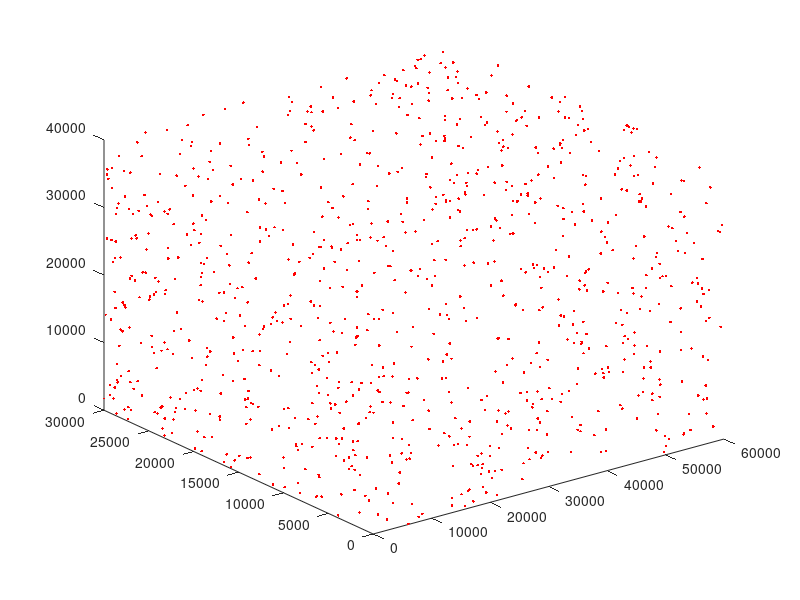

Write MATLAB code to recreate this figure.
% v = Cube.Polyhedron.Vertices;
% f = Cube.Polyhedron.Facets;
% s = sign(v);
% t = s*100e3;
% q = s*10e3;
% v2 = v+q; 
% v3 = v+t;
% G = 6.67408e-11;
% [Cube] = Get_Cube(60e3,30e3,40e3,G);
% x = randi([-80e3 80e3],1,1000);
% y = randi([-50e3 50e3],1,1000);
% z = randi([-60e3 60e3],1,1000);
% r = [x;y;z];
% 
% % figure() 
% % hold on
% % axis equal
% % set(gca, 'Box','off', 'Projection','perspective','color','black', 'XColor', 'w', 'YColor', 'w', 'ZColor', 'w')
% %     set(gcf,'color','black');
% %     axis off
% %  axis equal   
% % for t = 1:1:50
% %     y = -rad2deg(Cube.w_AI(3)*t*60);
% % %     x.new(:,t) = cross_quat(Frames.quat.Q_AI(1:4,t),cross_quat(x.start,conj_quat(Frames.quat.Q_AI(1:4,t))));
% % %     c(:,:,t) = [zeros(length(Cube.Polyhedron.Facets),1) Sun.gradient(:,t) Sun.gradient(:,t)];
% %     
% %     patch('Vertices',v,'Faces',f,'FaceVertexCData',[0 1 1],'FaceColor','flat');
% %     patch('Vertices',v2,'Faces',f,'FaceColor',[1 1 1],'FaceAlpha',0.5,'EdgeColor','none');
% %     patch('Vertices',v3,'Faces',f,'FaceColor',[0 1 0],'FaceAlpha',0.1,'EdgeColor','none');
% % plot3(U_sph(:,2)+60e3+20e3,U_sph(:,3)+30e3+20e3,U_sph(:,4)+40e3+20e3,'.');
% %     for i=1:500
% %     comet3(x_A(1,1:50,i),x_A(2,1:50,i),x_A(3,1:50,i))
% %     end
% % scatter3(x,y,z)
% % 
% % hold off
% 
% for i =1:1000
% 
% [g_A(:,i), U(:,i), Wf(:,i)] = Poly_gravity(r(:,i),Cube.rho,Cube.Polyhedron.Vertices,....
%     Cube.Polyhedron.Facets,Cube.Polyhedron.Edges,Cube.Polyhedron.F_tilde,Cube.Polyhedron.E_tilde,G);
% end
% figure()
% hold on
% patch('Vertices',v,'Faces',f,'FaceVertexCData',[0 1 1],'FaceColor','flat');
% quiver3(r(1,:),r(2,:),r(3,:),g_A(1,:),g_A(2,:),g_A(3,:))


N=3;  
E1=60e3;
E2=30e3;
E3 = 40e3;
n=1000; 

d=randi(N,1,n);  
s =randi(2,1,n)-1;  
v=rand(N,n);  

for i=1:n  
  v(d(i),i)=s(i);  
end 
 
v(1,:) = E1*v(1,:);
v(2,:) = E2*v(2,:);
v(3,:) = E3*v(3,:);
figure()
plot3(v(1,:),v(2,:),v(3,:),'.','Color','r'); 


